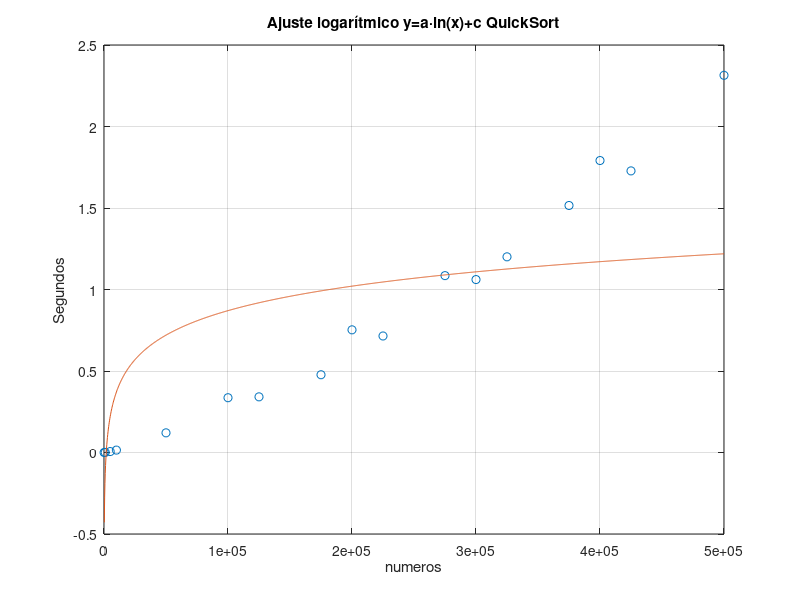

MATLAB code for this plot:
%%VALORES DE X
x = [ 100	1000	5000	10000	50000	100000	125000	175000	200000	225000	275000	300000	325000	375000	400000	425000	500000
];
%%VALORES DE y = F(x) en Milisegundos
y = [3.5048E-05	6.2418E-04	5.7921E-03	1.4734E-02	1.2065E-01	3.3611E-01	3.4146E-01	4.7708E-01	7.5258E-01	7.1483E-01	1.0851E+00	1.0610E+00	1.2005E+00	1.5154E+00	1.7913E+00	1.7277E+00	2.3140E+00
];

%%OBTENER UN POLINOMIO QUE SE AJUSTE A LOS PUNTOS X Y Y
p = polyfit(log(x),y,1)
a=p(1);
c=p(2);
fprintf('f(x)=%f*ln(x)+%f\n',a,c);

%%SE CREA UN ESPACIO PARA REALIZAR UNA GRAFICA EN 
%%DONDE SE COMPARA LA CURVA AJUSTADA CONTRA LOS 
%%VALORES EXPERIMENTALES
xi=linspace(0,500000,2000);      %%ESPACIO DE PUNTOS PARA Xi
z = polyval(p,log(xi));        %%EVALUACION DE LA CURVA LOGARITMICA P EN EL ESPACIO Xi

%%SE REALIZA LA FIGURA CORRESPONDIENTE
figure(1);
plot(x,y,'o',xi,z,'-'),grid;
ylabel('Segundos');
xlabel('numeros');
title('Ajuste logarítmico y=a·ln(x)+c QuickSort');

